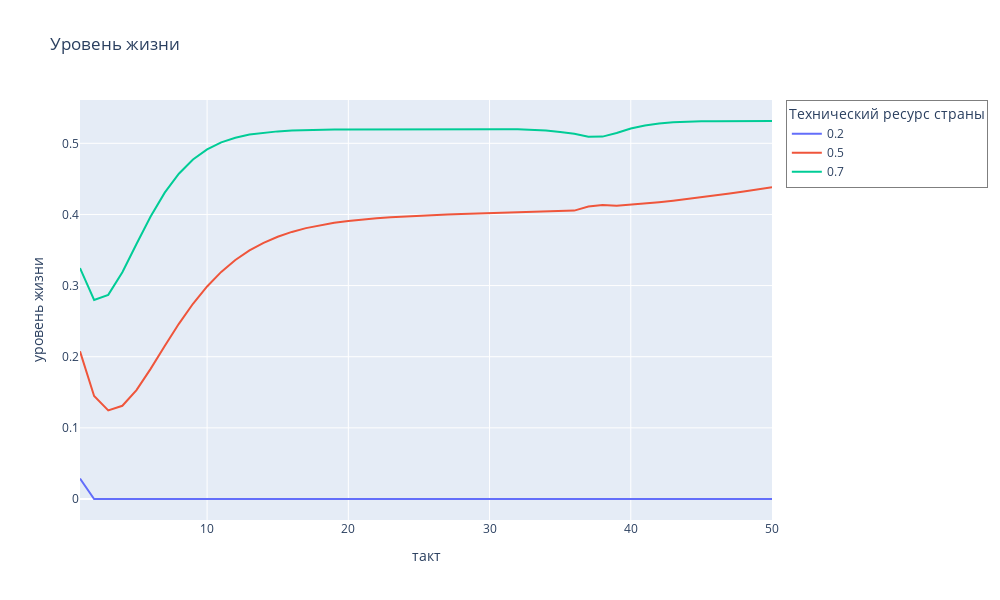

Notebook code for this chart:
### Code cell
df0_ls = pd.read_csv('experiment_0_li.txt', names=['livst', 'country', 'i', 'inst'])
fig = px.line(df0_ls, x='i', y='livst', color='country', title='Уровень жизни')
fig.update_layout(
    width=1000, 
    height=600,
    xaxis_title='такт',  
    yaxis_title='уровень жизни', 
    showlegend=True,  
    legend_title='Технический ресурс страны',  
    legend=dict(
        bgcolor='rgba(255, 255, 255, 0.5)',  
        bordercolor='rgba(0, 0, 0, 0.5)',  
        borderwidth=1)
)
fig.show()
fig.write_image("livst3.png")

### Figure 1 — Plotly figure (JSON) as saved in the notebook; plotly's stock layout.template omitted (floating-point values rounded to 4 significant figures)
{"data": [{"hovertemplate": "country=0.2<br>i=%{x}<br>livst=%{y}<extra></extra>", "legendgroup": "0.2", "line": {"color": "#636efa", "dash": "solid"}, "marker": {"symbol": "circle"}, "mode": "lines", "name": "0.2", "orientation": "v", "showlegend": true, "type": "scatter", "x": [1, 2, 3, 4, 5, 6, 7, 8, 9, 10, 11, 12, 13, 14, 15, 16, 17, 18, 19, 20, 21, 22, 23, 24, 25, 26, 27, 28, 29, 30, 31, 32, 33, 34, 35, 36, 37, 38, 39, 40, 41, 42, 43, 44, 45, 46, 47, 48, 49, 50], "xaxis": "x", "y": [0.02879, 0, 0, 0, 0, 0, 0, 0, 0, 0, 0, 0, 0, 0, 0, 0, 0, 0, 0, 0, 0, 0, 0, 0, 0, 0, 0, 0, 0, 0, 0, 0, 0, 0, 0, 0, 0, 0, 0, 0, 0, 0, 0, 0, 0, 0, 0, 0, 0, 0], "yaxis": "y"}, {"hovertemplate": "country=0.5<br>i=%{x}<br>livst=%{y}<extra></extra>", "legendgroup": "0.5", "line": {"color": "#EF553B", "dash": "solid"}, "marker": {"symbol": "circle"}, "mode": "lines", "name": "0.5", "orientation": "v", "showlegend": true, "type": "scatter", "x": [1, 2, 3, 4, 5, 6, 7, 8, 9, 10, 11, 12, 13, 14, 15, 16, 17, 18, 19, 20, 21, 22, 23, 24, 25, 26, 27, 28, 29, 30, 31, 32, 33, 34, 35, 36, 37, 38, 39, 40, 41, 42, 43, 44, 45, 46, 47, 48, 49, 50], "xaxis": "x", "y": [0.2075, 0.1448, 0.1246, 0.131, 0.1531, 0.1829, 0.2151, 0.2463, 0.2745, 0.2988, 0.3192, 0.3359, 0.3494, 0.3602, 0.3687, 0.3754, 0.3808, 0.3849, 0.3883, 0.3909, 0.393, 0.3947, 0.3961, 0.3972, 0.3982, 0.399, 0.3998, 0.4005, 0.4011, 0.4017, 0.4023, 0.4029, 0.4035, 0.4041, 0.4048, 0.4054, 0.411, 0.4134, 0.4121, 0.4137, 0.4153, 0.4172, 0.4193, 0.4216, 0.4241, 0.4267, 0.4295, 0.4323, 0.4353, 0.4384], "yaxis": "y"}, {"hovertemplate": "country=0.7<br>i=%{x}<br>livst=%{y}<extra></extra>", "legendgroup": "0.7", "line": {"color": "#00cc96", "dash": "solid"}, "marker": {"symbol": "circle"}, "mode": "lines", "name": "0.7", "orientation": "v", "showlegend": true, "type": "scatter", "x": [1, 2, 3, 4, 5, 6, 7, 8, 9, 10, 11, 12, 13, 14, 15, 16, 17, 18, 19, 20, 21, 22, 23, 24, 25, 26, 27, 28, 29, 30, 31, 32, 33, 34, 35, 36, 37, 38, 39, 40, 41, 42, 43, 44, 45, 46, 47, 48, 49, 50], "xaxis": "x", "y": [0.3247, 0.2798, 0.2869, 0.3187, 0.3584, 0.3972, 0.4306, 0.4572, 0.4772, 0.4915, 0.5013, 0.5079, 0.5122, 0.515, 0.5168, 0.5179, 0.5186, 0.5191, 0.5193, 0.5195, 0.5196, 0.5197, 0.5197, 0.5198, 0.5198, 0.5198, 0.5198, 0.5198, 0.5198, 0.5198, 0.5198, 0.5198, 0.5194, 0.518, 0.5159, 0.5133, 0.5094, 0.5094, 0.5146, 0.5209, 0.5251, 0.5278, 0.5295, 0.5304, 0.5309, 0.5312, 0.5313, 0.5313, 0.5314, 0.5314], "yaxis": "y"}], "layout": {"height": 600, "legend": {"bgcolor": "rgba(255, 255, 255, 0.5)", "bordercolor": "rgba(0, 0, 0, 0.5)", "borderwidth": 1, "title": {"text": "Технический ресурс страны"}, "tracegroupgap": 0}, "showlegend": true, "title": {"text": "Уровень жизни"}, "width": 1000, "xaxis": {"anchor": "y", "domain": [0, 1], "title": {"text": "такт"}}, "yaxis": {"anchor": "x", "domain": [0, 1], "title": {"text": "уровень жизни"}}}}
